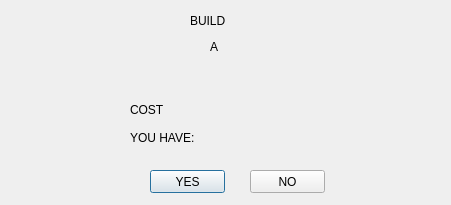
<?xml version="1.0" encoding="UTF-8"?>
<ui version="4.0">
 <class>confirmbuild</class>
 <widget class="QDialog" name="confirmbuild">
  <property name="geometry">
   <rect>
    <x>0</x>
    <y>0</y>
    <width>451</width>
    <height>205</height>
   </rect>
  </property>
  <property name="windowTitle">
   <string>Dialog</string>
  </property>
  <widget class="QLabel" name="label">
   <property name="geometry">
    <rect>
     <x>190</x>
     <y>10</y>
     <width>51</width>
     <height>21</height>
    </rect>
   </property>
   <property name="styleSheet">
    <string notr="true">font: 75 14pt &quot;MS Shell Dlg 2&quot;;</string>
   </property>
   <property name="text">
    <string>BUILD</string>
   </property>
  </widget>
  <widget class="QLabel" name="label_2">
   <property name="geometry">
    <rect>
     <x>210</x>
     <y>40</y>
     <width>47</width>
     <height>13</height>
    </rect>
   </property>
   <property name="styleSheet">
    <string notr="true">font: 75 14pt &quot;MS Shell Dlg 2&quot;;</string>
   </property>
   <property name="text">
    <string>A</string>
   </property>
  </widget>
  <widget class="QLabel" name="build_type">
   <property name="geometry">
    <rect>
     <x>180</x>
     <y>70</y>
     <width>71</width>
     <height>21</height>
    </rect>
   </property>
   <property name="styleSheet">
    <string notr="true">font: 75 14pt &quot;MS Shell Dlg 2&quot;;</string>
   </property>
   <property name="text">
    <string/>
   </property>
  </widget>
  <widget class="QLabel" name="costofhotel">
   <property name="geometry">
    <rect>
     <x>250</x>
     <y>95</y>
     <width>101</width>
     <height>21</height>
    </rect>
   </property>
   <property name="styleSheet">
    <string notr="true">font: 75 14pt &quot;MS Shell Dlg 2&quot;;</string>
   </property>
   <property name="text">
    <string/>
   </property>
  </widget>
  <widget class="QLabel" name="label_5">
   <property name="geometry">
    <rect>
     <x>130</x>
     <y>130</y>
     <width>101</width>
     <height>16</height>
    </rect>
   </property>
   <property name="styleSheet">
    <string notr="true">font: 75 14pt &quot;MS Shell Dlg 2&quot;;</string>
   </property>
   <property name="text">
    <string>YOU HAVE:</string>
   </property>
  </widget>
  <widget class="QLabel" name="mymoney">
   <property name="geometry">
    <rect>
     <x>250</x>
     <y>130</y>
     <width>101</width>
     <height>21</height>
    </rect>
   </property>
   <property name="styleSheet">
    <string notr="true">font: 75 14pt &quot;MS Shell Dlg 2&quot;;</string>
   </property>
   <property name="text">
    <string/>
   </property>
  </widget>
  <widget class="QPushButton" name="build_yes">
   <property name="geometry">
    <rect>
     <x>150</x>
     <y>170</y>
     <width>75</width>
     <height>23</height>
    </rect>
   </property>
   <property name="text">
    <string>YES</string>
   </property>
  </widget>
  <widget class="QLabel" name="label_7">
   <property name="geometry">
    <rect>
     <x>130</x>
     <y>100</y>
     <width>81</width>
     <height>20</height>
    </rect>
   </property>
   <property name="styleSheet">
    <string notr="true">font: 75 14pt &quot;MS Shell Dlg 2&quot;;</string>
   </property>
   <property name="text">
    <string>COST</string>
   </property>
  </widget>
  <widget class="QPushButton" name="build_no">
   <property name="geometry">
    <rect>
     <x>250</x>
     <y>170</y>
     <width>75</width>
     <height>23</height>
    </rect>
   </property>
   <property name="text">
    <string>NO</string>
   </property>
  </widget>
 </widget>
 <resources/>
 <connections/>
</ui>
